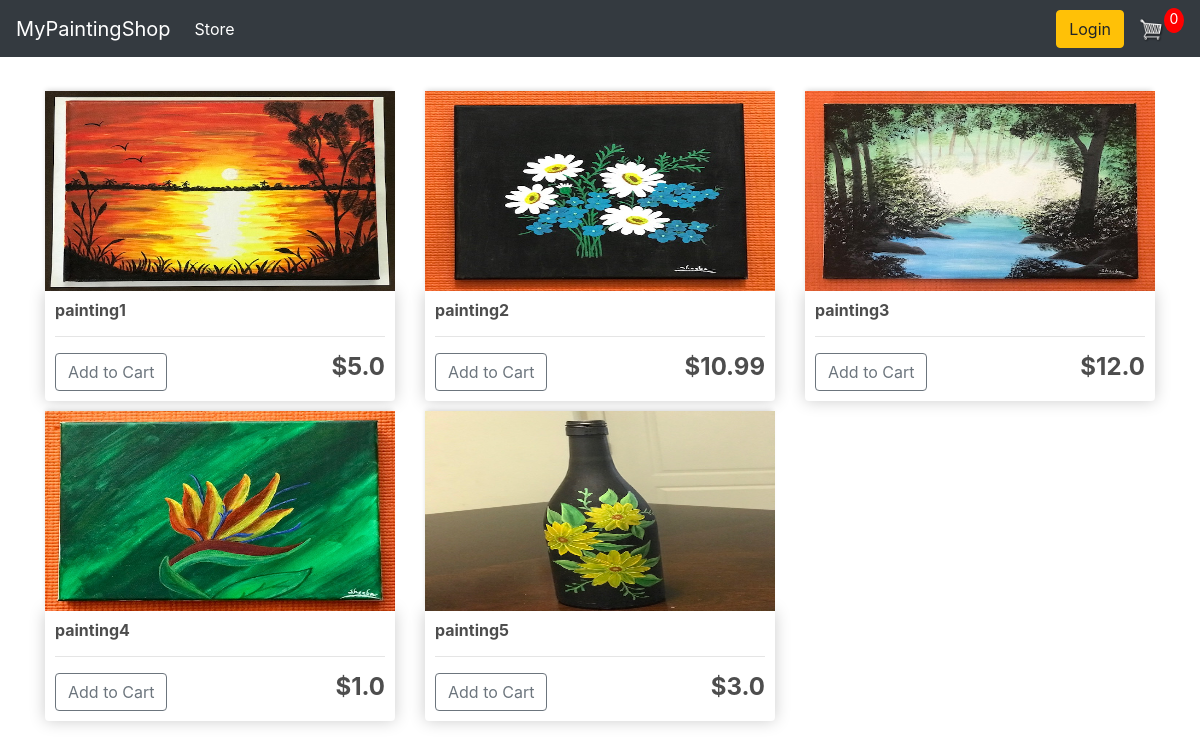
The page / on the database its author committed.
### store/models.py (models this page shows, shortened)
class Product(models.Model):
	name = models.CharField(max_length=200)
	price = models.FloatField()
	digital = models.BooleanField(default=False,null=True, blank=True)
	image = models.ImageField(null=True, blank=True)
	description = models.TextField(null=True, blank=True)
	@property
	def imageURL(self):
		try:
			url = self.image.url
		except:
			url = ''
		return url

### store/views.py (the view)
# urls.py: path('', include('store.urls')),
def store(request):
	if request.user.is_authenticated:
		customer = request.user.customer
		order, created = Order.objects.get_or_create(customer=customer, complete=False)
		items = order.orderitem_set.all()
		cartItems = order.get_cart_items
	else:
		items = []
		order = {'get_cart_total':0, 'get_cart_items':0}
		cartItems = order['get_cart_items']
	products = Product.objects.all()
	context = {'products':products, 'cartItems':cartItems}
	return render(request, 'store/store.html', context)

### store/templates/store/store.html
{% extends 'store/main.html' %}
{% load static %}
{% block content %}
<div class="row">
    {% for product in products %}
    <div class="col-lg-4">
        <a href="{% url 'product_details' product.id %}"><img class="thumbnail" src="{{product.imageURL}}"></a>
        <div class="box-element product">
            <h6><strong>{{product.name}}</strong></h6>
            <hr>
            <button data-product="{{ product.id }}" data-action="add" class="btn btn-outline-secondary add-btn update-cart">Add to Cart</button>
            <h4 style="display: inline-block; float: right"><strong>${{product.price}}</strong></h4>
        </div>
    </div>
    {% endfor %}
</div>
{% endblock content %}

### static/css/main.css (style rules this page uses)
body { background-color: hsl(0, 0%, 98%); }
h1, h2, h3, h4, h5, h6 { color: hsl(0, 0%, 30%); }
.box-element { box-shadow: hsl(0, 0%, 80%) 0 0 16px; background-color: #fff; border-radius: 4px; padding: 10px; }
.thumbnail { width: 100%; height: 200px; -webkit-box-shadow: -1px -3px 5px -2px rgba(214, 214, 214, 1); -moz-box-shadow: -1px -3px 5px -2px rgba(214, 214, 214, 1); box-shadow: -1px -3px 5px -2px rgba(214, 214, 214, 1); }
.product { border-radius: 0 0 4px 4px; }
.col-lg-4, .col-lg-6, .col-lg-8, .col-lg-12 { margin-top: 10px; }
.btn { border-radius: 0; }

### rows shown on the page
Product: imageURL (picture), name "painting1", price "5.0"
Product: imageURL (picture), name "painting2", price "10.99"
Product: imageURL (picture), name "painting3", price "12.0"
Product: imageURL (picture), name "painting4", price "1.0"
Product: imageURL (picture), name "painting5", price "3.0"

### other values the page prints
{{ cartItems }} "0"
